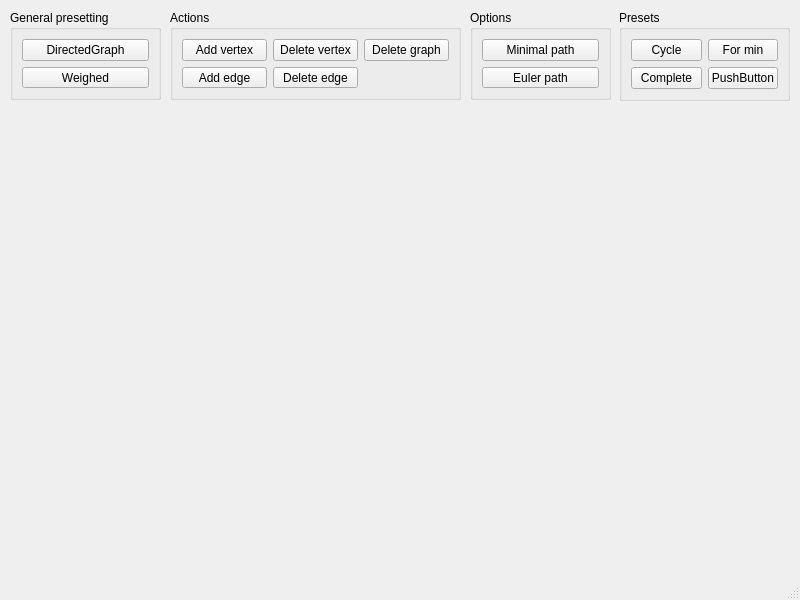
<?xml version="1.0" encoding="UTF-8"?>
<ui version="4.0">
 <class>MainWindow</class>
 <widget class="QMainWindow" name="MainWindow">
  <property name="geometry">
   <rect>
    <x>0</x>
    <y>0</y>
    <width>800</width>
    <height>600</height>
   </rect>
  </property>
  <property name="minimumSize">
   <size>
    <width>600</width>
    <height>600</height>
   </size>
  </property>
  <property name="maximumSize">
   <size>
    <width>800</width>
    <height>600</height>
   </size>
  </property>
  <property name="windowTitle">
   <string>MainWindow</string>
  </property>
  <widget class="QWidget" name="centralwidget">
   <widget class="QGroupBox" name="groupBox">
    <property name="geometry">
     <rect>
      <x>170</x>
      <y>10</y>
      <width>291</width>
      <height>90</height>
     </rect>
    </property>
    <property name="title">
     <string>Actions</string>
    </property>
    <layout class="QGridLayout" name="gridLayout">
     <item row="0" column="0">
      <widget class="QPushButton" name="avButton">
       <property name="text">
        <string>Add vertex</string>
       </property>
      </widget>
     </item>
     <item row="1" column="2">
      <widget class="QPushButton" name="deButton">
       <property name="text">
        <string>Delete edge</string>
       </property>
      </widget>
     </item>
     <item row="1" column="0">
      <widget class="QPushButton" name="aeButton">
       <property name="text">
        <string>Add edge</string>
       </property>
      </widget>
     </item>
     <item row="0" column="3">
      <widget class="QPushButton" name="dgButton">
       <property name="text">
        <string>Delete graph</string>
       </property>
      </widget>
     </item>
     <item row="0" column="2">
      <widget class="QPushButton" name="dvButton">
       <property name="text">
        <string>Delete vertex</string>
       </property>
      </widget>
     </item>
    </layout>
   </widget>
   <widget class="QGroupBox" name="groupBox_2">
    <property name="geometry">
     <rect>
      <x>10</x>
      <y>10</y>
      <width>151</width>
      <height>90</height>
     </rect>
    </property>
    <property name="title">
     <string>General presetting</string>
    </property>
    <layout class="QVBoxLayout" name="verticalLayout">
     <item>
      <widget class="QPushButton" name="directedButton">
       <property name="text">
        <string>DirectedGraph</string>
       </property>
      </widget>
     </item>
     <item>
      <widget class="QPushButton" name="weightButton">
       <property name="text">
        <string>Weighed</string>
       </property>
      </widget>
     </item>
    </layout>
   </widget>
   <widget class="QGroupBox" name="groupBox_3">
    <property name="geometry">
     <rect>
      <x>470</x>
      <y>10</y>
      <width>141</width>
      <height>90</height>
     </rect>
    </property>
    <property name="title">
     <string>Options</string>
    </property>
    <layout class="QGridLayout" name="gridLayout_2">
     <item row="0" column="0">
      <widget class="QPushButton" name="min_path">
       <property name="text">
        <string>Minimal path</string>
       </property>
      </widget>
     </item>
     <item row="1" column="0">
      <widget class="QPushButton" name="euler_path">
       <property name="text">
        <string>Euler path</string>
       </property>
      </widget>
     </item>
    </layout>
   </widget>
   <widget class="QGroupBox" name="groupBox_4">
    <property name="geometry">
     <rect>
      <x>619</x>
      <y>10</y>
      <width>171</width>
      <height>91</height>
     </rect>
    </property>
    <property name="title">
     <string>Presets</string>
    </property>
    <layout class="QGridLayout" name="gridLayout_3">
     <item row="0" column="0">
      <widget class="QPushButton" name="cycle_preset">
       <property name="text">
        <string>Cycle</string>
       </property>
      </widget>
     </item>
     <item row="1" column="0">
      <widget class="QPushButton" name="complete_graph">
       <property name="text">
        <string>Complete</string>
       </property>
      </widget>
     </item>
     <item row="1" column="1">
      <widget class="QPushButton" name="pushButton_2">
       <property name="text">
        <string>PushButton</string>
       </property>
      </widget>
     </item>
     <item row="0" column="1">
      <widget class="QPushButton" name="for_min">
       <property name="text">
        <string>For min</string>
       </property>
      </widget>
     </item>
    </layout>
   </widget>
  </widget>
  <widget class="QMenuBar" name="menubar">
   <property name="geometry">
    <rect>
     <x>0</x>
     <y>0</y>
     <width>800</width>
     <height>17</height>
    </rect>
   </property>
  </widget>
  <widget class="QStatusBar" name="statusbar"/>
 </widget>
 <resources/>
 <connections/>
</ui>
